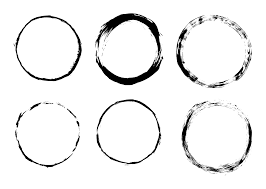
#> input picture blog32-Hough_Transform/circles.png, 266 x 189 px
$ python Hough_Transform_Circle.py
#> lines starting #> are read from the running program, lines starting #| are printed output that depends on the picture; after the words box and inside, x2 and y2 are one past the last pixel; in counts of white or black regions, pixels touching at a corner belong together
import cv2
import numpy as np

img=cv2.imread("circles.png")
#> img is the input picture: shape (189, 266, 3); min 0, max 255, mean 240.5
gray=cv2.cvtColor(img,cv2.COLOR_BGR2GRAY) #convert to grayscale

blurr=cv2.blur(gray,(3,3)) #blur the image to reduce noice
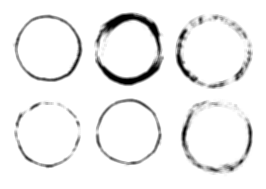
#> blurr: shape (189, 266); min 0, max 255, mean 240.5

detected_circles=cv2.HoughCircles(blurr,cv2.HOUGH_GRADIENT,1,20,param1=50,param2=30,minRadius=0,maxRadius=100)
#> detected_circles = [[47.5, 47.5, 30.2], [129.5, 133.5, 30.8], [218.5, 136.5, 33], [130.5, 47.5, 34.4], [212.5, 51.5, 32.2], [46.5, 135.5, 31]]

circles = np.uint16(np.around(detected_circles))
#> circles = [[48, 48, 30], [130, 134, 31], [218, 136, 33], [130, 48, 34], [212, 52, 32], [46, 136, 31]]
for i in circles[0,:]:
    # draw the outer circle
    cv2.circle(img,(i[0],i[1]),i[2],(0,255,0),2)
    # draw the center of the circle
    cv2.circle(img,(i[0],i[1]),2,(0,0,255),3)
#> this loop made 6 passes
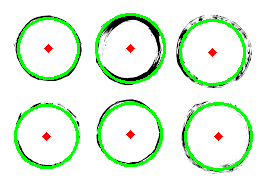
#> img: shape (189, 266, 3); 7.72% of pixels changed, all inside (x1, y1, x2, y2) = (14, 13, 253, 171)

cv2.imshow('detected circles',img)
cv2.imwrite("Circle detected.png",img)
cv2.waitKey(0)
cv2.destroyAllWindows()
